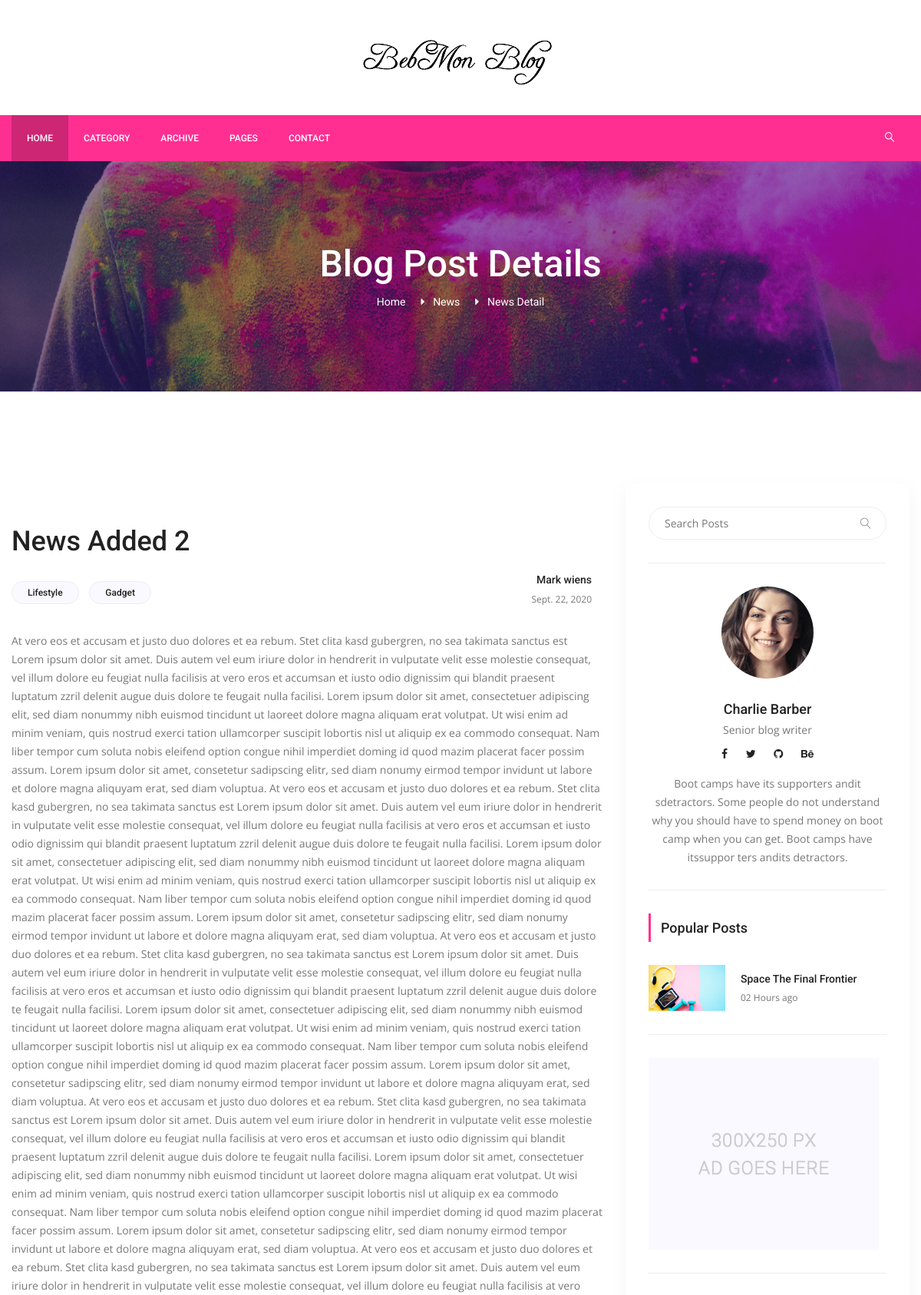
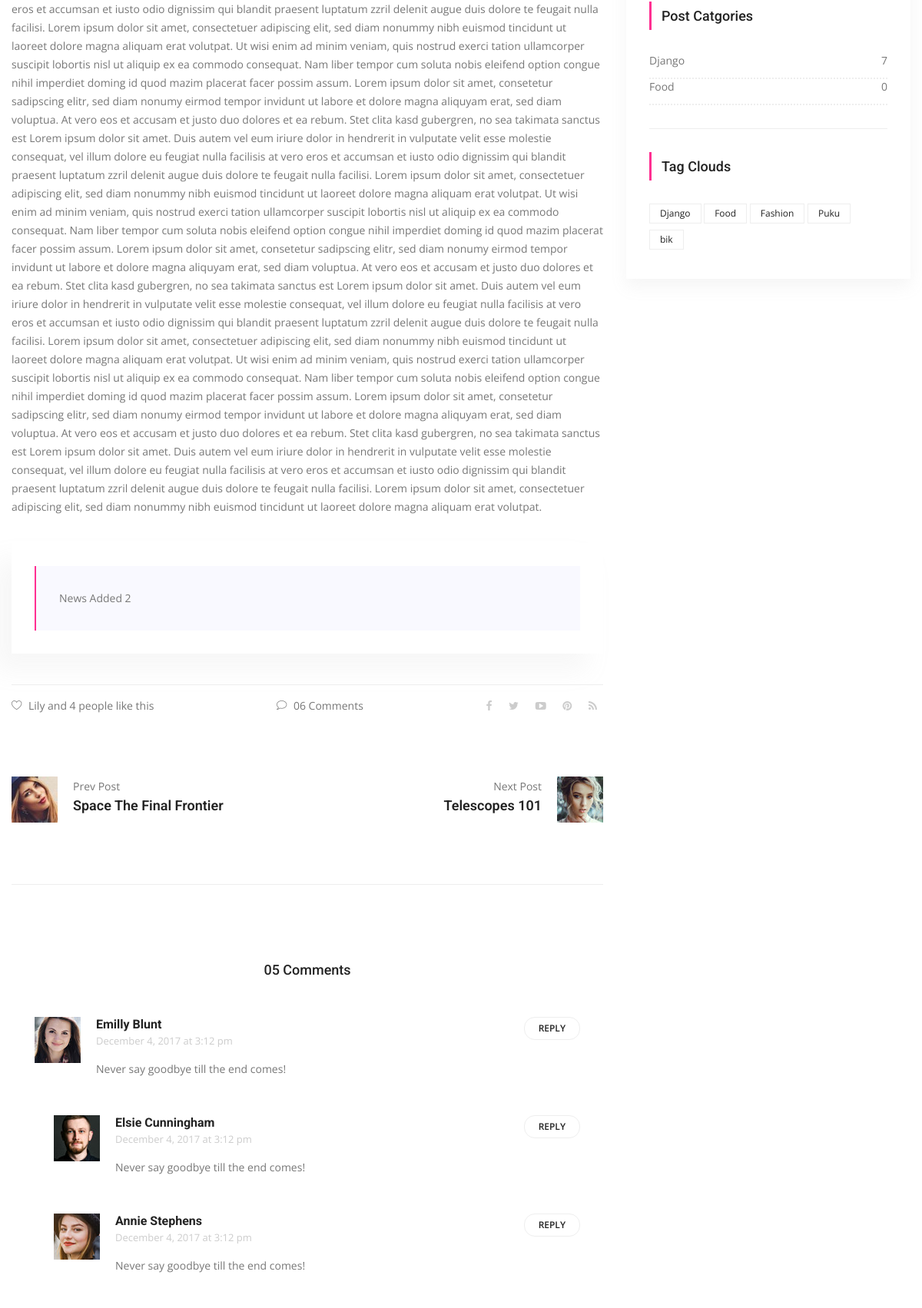
The page /news/news-added-2/ (upper part) on the database its author committed (2 pictures, top to bottom).
### posts/models.py (models this page shows, shortened)
class Post(models.Model):
    title = models.CharField(max_length=200, unique=True)
    content = models.TextField()
    date = models.DateField(auto_now_add=True)
    image = models.ImageField(upload_to='media')
    source = models.CharField(max_length=25)
    user = models.ForeignKey(settings.AUTH_USER_MODEL, on_delete=models.CASCADE, default=1)
    category = models.ForeignKey(Category, on_delete=models.CASCADE, default=1, related_name='postByCategory')
    slug = models.SlugField(null=True, blank=True, default='slug', max_length=20)
    tag = models.ManyToManyField(Tag, related_name='tagByPosts')
    slider_post = models.BooleanField(default=False, blank=True, null=True)

class Category(models.Model):
    title = models.CharField(max_length=20, unique=True)
    slug = models.SlugField(null=True, blank=True, default='slug')
    def post_count(self):
        return self.postByCategory.all().count()

class Tag(models.Model):
    title = models.CharField(max_length=20, unique=True)
    slug = models.SlugField(blank=True, max_length=20, default='slug')
    def __str__(self):
        return self.title

### posts/views.py (the view)
# urls.py: path('news/<slug:slug>/', PostDetail.as_view(), name='news'),
class PostDetail(DetailView):
    template_name = 'posts/detail.html'
    model = Post
    context_object_name = 'post'
    def get_context_data(self, **kwargs):
        context = super(PostDetail, self).get_context_data(**kwargs)
        return context

### posts/templatetags/custom_tags.py (called while the page is built)
@register.simple_tag(name='categories')
def all_categories():
    return Category.objects.all()

@register.simple_tag(name='tags')
def all_tags():
    return Tag.objects.all()

### templates/posts/detail.html (shortened to what this page needs)
{% extends 'layouts/base.html' %}
{% load static %}
{% block content %}
    <section class="banner_area">
        <div class="banner_inner d-flex align-items-center">
            <div class="overlay bg-parallax" data-stellar-ratio="0.9" data-stellar-vertical-offset="0"
                 data-background=""></div>
            <div class="container">
                <div class="banner_content text-center">
                    <h2>Blog Post Details</h2>
                    <div class="page_link">
                        <a href="{% url 'index' %}">Home</a>
                        <a>News</a>
                        <a href="">News Detail</a>
                    </div>
                </div>
            </div>
        </div>
    </section>
    <section class="blog_area p_120 single-post-area">
        <div class="container">
            <div class="row">
                <div class="col-lg-8">
                    <div class="main_blog_details">
                        <a href="#"><h4>{{ post.title|title }}</h4></a>
                        <div class="user_details">
                            <div class="float-left">
                                <a href="#">Lifestyle</a>
                                <a href="#">Gadget</a>
                            </div>
                            <div class="float-right">
                                <div class="media">
                                    <div class="media-body">
                                        <h5>Mark wiens</h5>
                                        <p>{{ post.date }}</p>
                                    </div>
                                </div>
                            </div>
                        </div>
                        <p>{{ post.content }}</p>
                        <blockquote class="blockquote">
                            <p class="mb-0">{{ post.title }}</p>
                        </blockquote>
                        <div class="news_d_footer">
                            <a href="#"><i class="lnr lnr lnr-heart"></i>Lily and 4 people like this</a>
                            <a class="justify-content-center ml-auto" href="#"><i class="lnr lnr lnr-bubble"></i>06
                                Comments</a>
                            <div class="news_socail ml-auto">
                                <a href="#"><i class="fa fa-facebook"></i></a>
                                <a href="#"><i class="fa fa-twitter"></i></a>
                                <a href="#"><i class="fa fa-youtube-play"></i></a>
                                <a href="#"><i class="fa fa-pinterest"></i></a>
                                <a href="#"><i class="fa fa-rss"></i></a>
                            </div>
                        </div>
                    </div>
                    <div class="navigation-area">
                        <div class="row">
                            <div class="col-lg-6 col-md-6 col-12 nav-left flex-row d-flex justify-content-start align-items-center">
                                <div class="thumb">
                                    <a href="#"><img class="img-fluid" src="{% static 'img/blog/prev.jpg' %}" alt=""></a>
                                </div>
                                <div class="arrow">
                                    <a href="#"></a>
                                </div>
                                <div class="detials">
                                    <p>Prev Post</p>
                                    <a href="#"><h4>Space The Final Frontier</h4></a>
                                </div>
                            </div>
                            <div class="col-lg-6 col-md-6 col-12 nav-right flex-row d-flex justify-content-end align-items-center">
                                <div class="detials">
                                    <p>Next Post</p>
                                    <a href="#"><h4>Telescopes 101</h4></a>
                                </div>
                                <div class="arrow">
                                    <a href="#"></a>
                                </div>
                                <div class="thumb">
                                    <a href="#"><img class="img-fluid" src="{% static 'img/blog/next.jpg' %}" alt=""></a>
                                </div>
                            </div>
                        </div>
                    </div>
                    <div class="comments-area">
                        <h4>05 Comments</h4>
                        <div class="comment-list">
                            <div class="single-comment justify-content-between d-flex">
                                <div class="user justify-content-between d-flex">
                                    <div class="thumb">
                                        <img src="{% static 'img/blog/c1.jpg' %}" alt="">
                                    </div>
                                    <div class="desc">
                                        <h5><a href="#">Emilly Blunt</a></h5>
                                        <p class="date">December 4, 2017 at 3:12 pm </p>
                                        <p class="comment">
                                            Never say goodbye till the end comes!
                                        </p>
                                    </div>
                                </div>
                                <div class="reply-btn">
                                    <a href="" class="btn-reply text-uppercase">reply</a>
                                </div>
                            </div>
                        </div>
                        <div class="comment-list left-padding">
                            <div class="single-comment justify-content-between d-flex">
                                <div class="user justify-content-between d-flex">
                                    <div class="thumb">
                                        <img src="{% static 'img/blog/c2.jpg' %}" alt="">
                                    </div>
                                    <div class="desc">
                                        <h5><a href="#">Elsie Cunningham</a></h5>
                                        <p class="date">December 4, 2017 at 3:12 pm </p>
                                        <p class="comment">
                                            Never say goodbye till the end comes!
                                        </p>
                                    </div>
                                </div>
                                <div class="reply-btn">
                                    <a href="" class="btn-reply text-uppercase">reply</a>
                                </div>
                            </div>
                        </div>
                        <div class="comment-list left-padding">
                            <div class="single-comment justify-content-between d-flex">
                                <div class="user justify-content-between d-flex">
                                    <div class="thumb">
                                        <img src="{% static 'img/blog/c3.jpg' %}" alt="">
                                    </div>
                                    <div class="desc">
                                        <h5><a href="#">Annie Stephens</a></h5>
                                        <p class="date">December 4, 2017 at 3:12 pm </p>
                                        <p class="comment">
                                            Never say goodbye till the end comes!
                                        </p>
                                    </div>
                                </div>
                                <div class="reply-btn">
                                    <a href="" class="btn-reply text-uppercase">reply</a>
                                </div>
                            </div>
                        </div>
                    </div>
                </div>
                {% include 'layouts/right_side.html' %}
            </div>
        </div>
    </section>
{% endblock %}

### templates/layouts/right_side.html
{% load static %}
{% load custom_tags %}
<div class="col-lg-4">
    <div class="blog_right_sidebar">
        <aside class="single_sidebar_widget search_widget">
            <div class="input-group">
                <input type="text" class="form-control" placeholder="Search Posts">
                <span class="input-group-btn">
                    <button class="btn btn-default" type="button"><i class="lnr lnr-magnifier"></i></button>
                </span>
            </div>
            <div class="br"></div>
        </aside>
        <aside class="single_sidebar_widget author_widget">
            <img class="author_img rounded-circle" src="{% static 'img/blog/author.png' %}" alt="">
            <h4>Charlie Barber</h4>
            <p>Senior blog writer</p>
            <div class="social_icon">
                <a href="#"><i class="fa fa-facebook"></i></a>
                <a href="#"><i class="fa fa-twitter"></i></a>
                <a href="#"><i class="fa fa-github"></i></a>
                <a href="#"><i class="fa fa-behance"></i></a>
            </div>
            <p>Boot camps have its supporters andit sdetractors. Some people do not understand why you
                should have to spend money on boot camp when you can get. Boot camps have itssuppor ters
                andits detractors.</p>
            <div class="br"></div>
        </aside>
        <aside class="single_sidebar_widget popular_post_widget">
            <h3 class="widget_title">Popular Posts</h3>
            <div class="media post_item">
                <img src="{% static 'img/blog/popular-post/post1.jpg' %}" alt="post">
                <div class="media-body">
                    <a href="blog-details.html"><h3>Space The Final Frontier</h3></a>
                    <p>02 Hours ago</p>
                </div>
            </div>
            <div class="br"></div>
        </aside>
        <aside class="single_sidebar_widget">
            <a href="#"><img class="img-fluid" src="{% static 'img/blog/add.jpg' %}" alt=""></a>
            <div class="br"></div>
        </aside>
        <aside class="single_sidebar_widget post_category_widget">
            <h4 class="widget_title">Post Catgories</h4>
            {% categories as categories %}
            {% for category in categories %}
                <ul class="list cat-list">
                    <li>
                        <a href="{% url 'category_detail' category.slug %}" class="d-flex justify-content-between">
                            <p>{{ category.title }}</p>
                            <p>{{ category.post_count }}</p>
                        </a>
                    </li>
                </ul>
            {% endfor %}
            <div class="br"></div>
        </aside>
        <aside class="single-sidebar-widget tag_cloud_widget">
            <h4 class="widget_title">Tag Clouds</h4>
            <ul class="list">
                {% tags as tags %}
                {% for tag in tags %}
                <li><a href="{% url 'tag_detail' tag.slug %}">{{ tag }}</a></li>
                {% endfor %}
            </ul>
        </aside>
    </div>
</div>

### rows shown on the page
Post: title "News Added 2", date "Sept. 22, 2020", content "At vero eos et accusam et justo duo dolores et ea rebum. Stet clita kasd gubergren, no sea takimata sanctus est Lorem ipsum dolor sit amet. Duis autem vel eum iriure dolor in hendrerit in vulputate velit esse molestie consequat, vel illum dolore eu feugiat nulla facilisis at vero eros et accumsan et iusto odio dignissim qui blandit praesent luptatum zzril delenit augue duis dolore te feugait nulla facilisi. Lorem ipsum dolor sit amet, consectetuer adipiscing elit, sed diam nonummy nibh euismod tincidunt ut laoreet dolore magna aliquam erat volutpat. Ut wisi enim ad minim veniam, quis nostrud exerci tation ullamcorper suscipit lobortis nisl ut aliquip ex ea commodo consequat. Nam liber…"
Category: title "Django", post_count "7"
Category: title "Food", post_count "0"
Tag: title "Django"
Tag: title "Food"
Tag: title "Fashion"
Tag: title "Puku"
Tag: title "bik"
